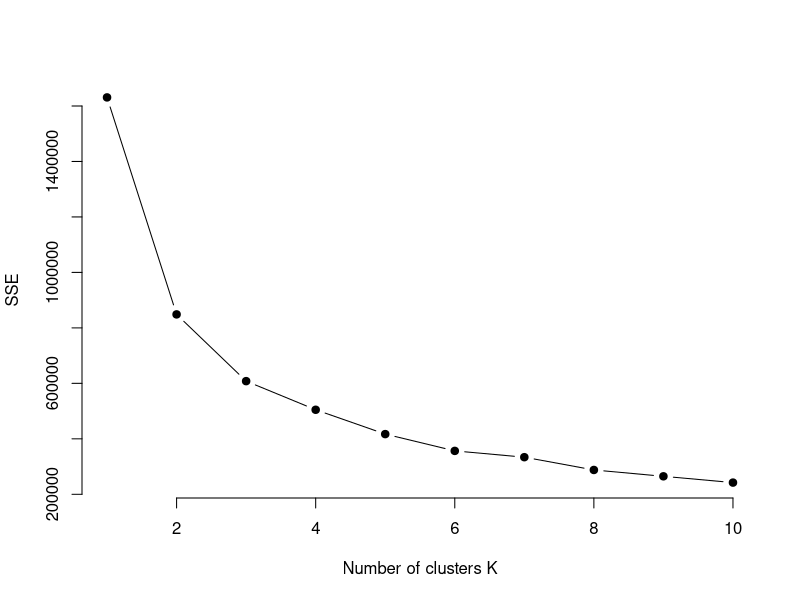
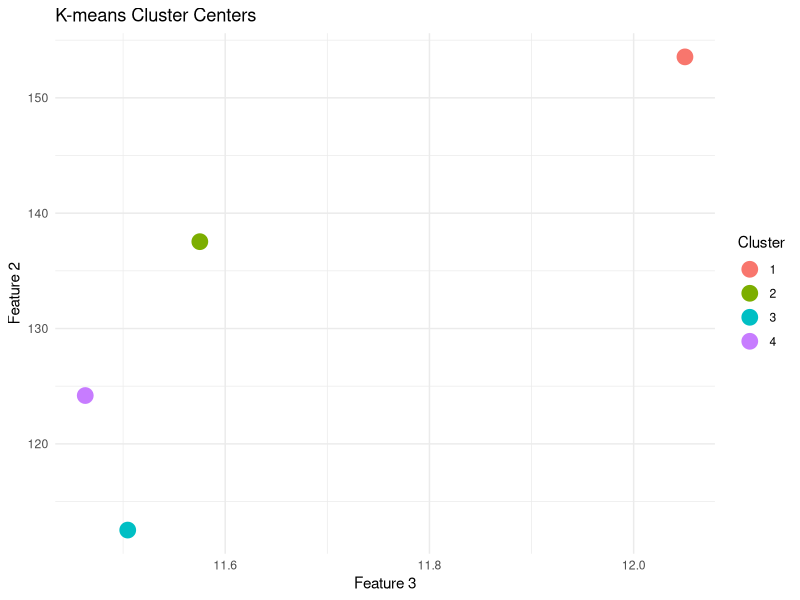
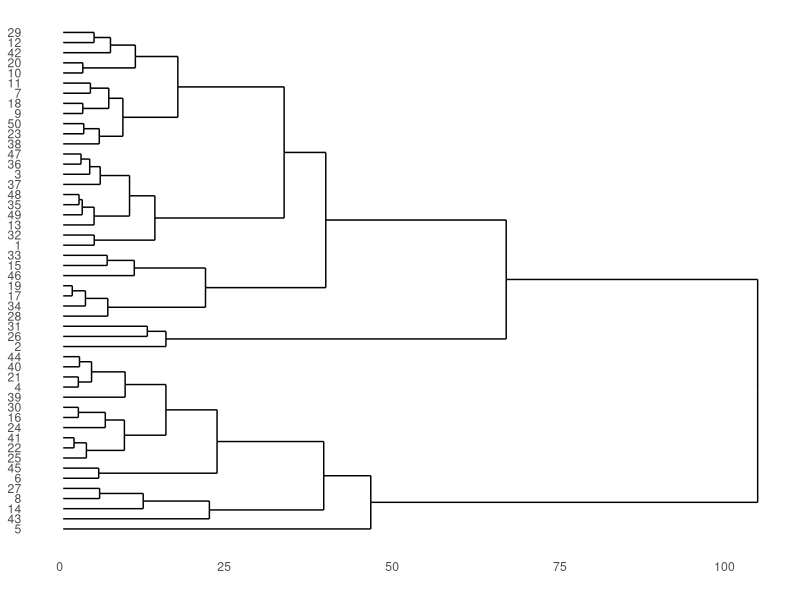
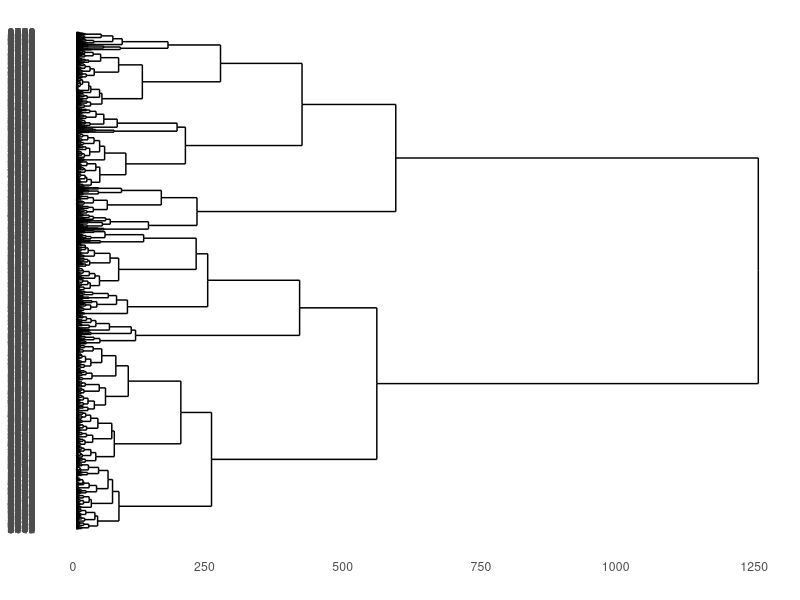
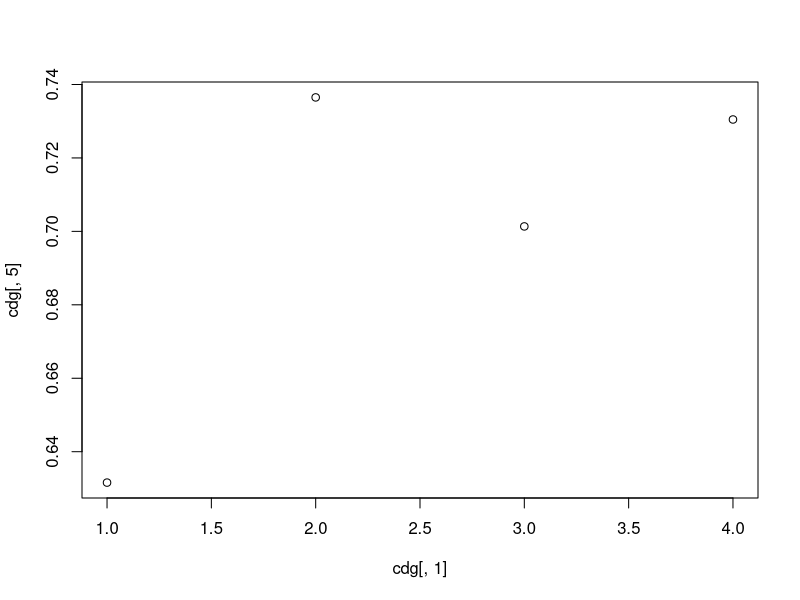
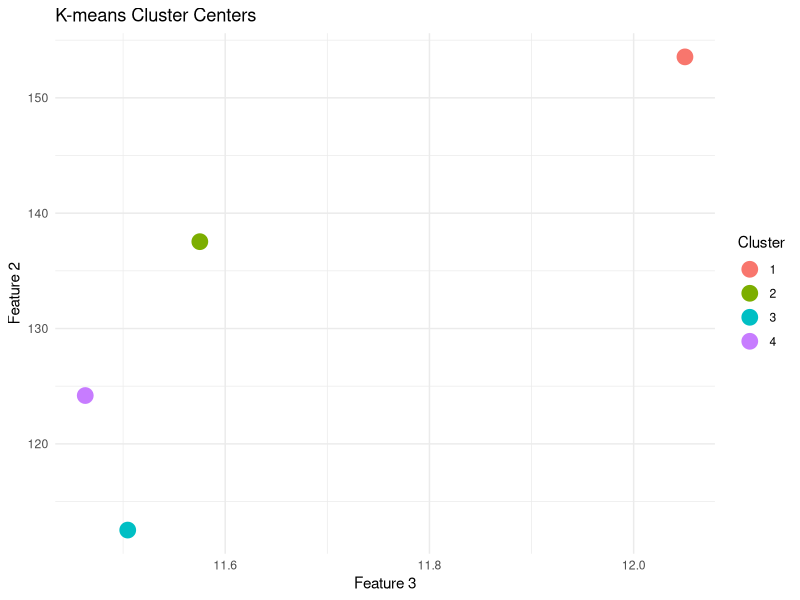
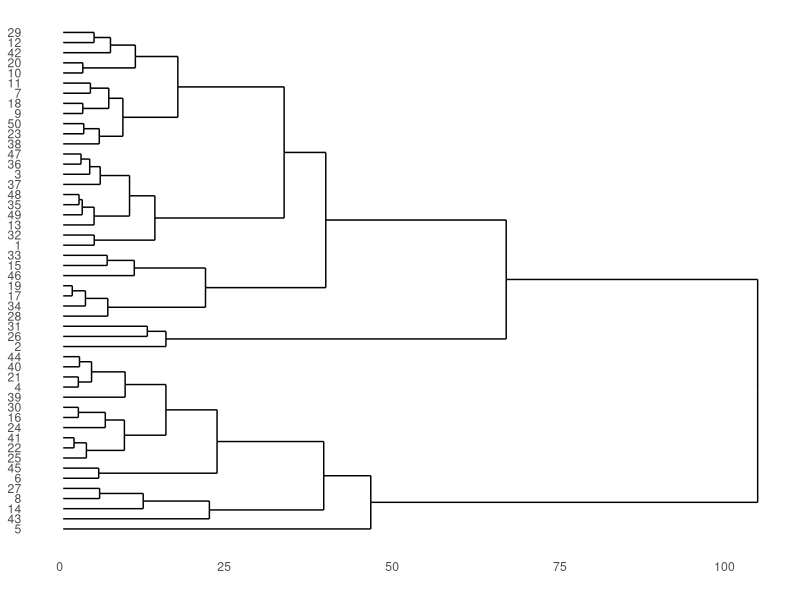
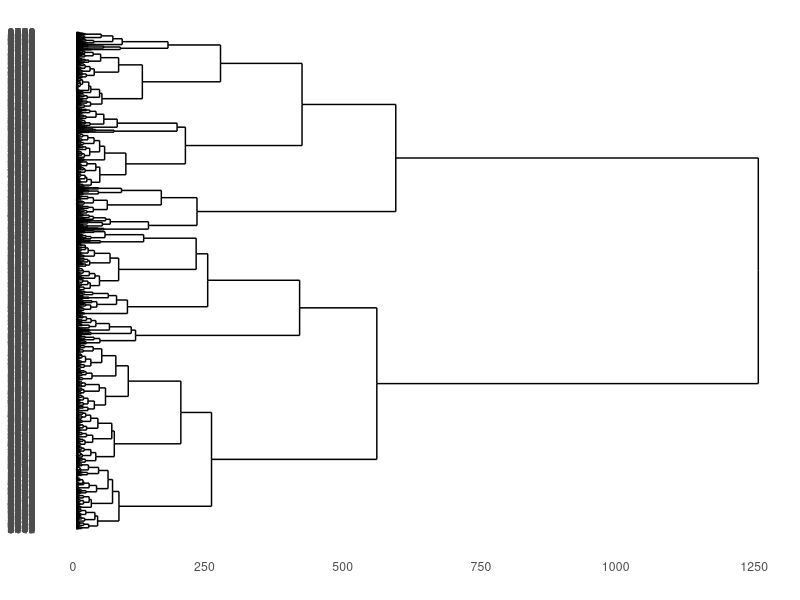

The R script that drew these images, in order:
library(ggplot2)
library(ggdendro)
library(cluster)

dd <- read.csv("data_preprocessed.csv", stringsAsFactors = T)

# set a list of numerical variables
numeriques <- which(sapply(dd, is.numeric))
numeriques

dcon <- dd[, numeriques]

# KMEANS CLUSTERING
set.seed(123)
sse <- sapply(1:10, function(k) {
  kmeans(dcon, k)$tot.withinss
})

plot(1:10, sse, type = "b", pch = 19, frame = FALSE, xlab = "Number of clusters K", ylab = "SSE")

# K-means clustering
k <- 4
k1 <- kmeans(dcon, k)

print(k1)

attributes(k1)

k1$size

k1$withinss

k1$centers

# LETS COMPUTE THE DECOMPOSITION OF INERTIA

Bss <- sum(rowSums(k1$centers^2)*k1$size)
Bss
Wss <- sum(k1$withinss)
Wss
Tss <- k1$totss
Tss

Bss+Wss

Ib1 <- 100*Bss/(Bss+Wss)
Ib1


centers_df <- as.data.frame(k1$centers)
centers_df$cluster <- rownames(centers_df)

ggplot(centers_df, aes(x = centers_df[, 3], y = centers_df[, 2], color = cluster)) +
  geom_point(size = 5) +
  labs(
    title = "K-means Cluster Centers",
    x = "Feature 3",
    y = "Feature 2",
    color = "Cluster"
  ) +
  theme_minimal()

ggsave("outputs/clustering/kmeans_centers.png")

# Hierarchical clustering

dist_matrix <- dist(dcon[1:50, ])
h1 <- hclust(dist_matrix, method = "ward.D2")

ggdendrogram(h1, rotate = T)
ggsave("outputs/clustering/hierarchical_clustering.png")

dist_matrix <- dist(dcon)
h1 <- hclust(dist_matrix, method = "ward.D2")

ggdendrogram(h1, rotate = T)
ggsave("outputs/clustering/hierarchical_clustering_all.png")

# Cut the dendogram
c1 <- cutree(h1, k = 4)

cdg <- aggregate(dcon, by = list(cluster = c1), FUN = mean)

plot(cdg[, 1], cdg[, 5])

# compare numerical variables
for (i in 1:length(numeriques)) {
  for (j in i:length(numeriques)) {
    if (i != j) { # Avoid self-pairing
      p <- ggplot(dcon, aes(x = dcon[, i], y = dcon[, j], color = as.factor(c1))) +
        geom_point(size = 2) +
        labs(
          title = "Clustering of data in 7 classes",
          x = names(dcon)[i],
          y = names(dcon)[j],
          color = "Class"
        ) +
        scale_color_brewer(palette = "Set1") +
        theme_minimal()

      ggsave(paste0("outputs/clustering/numvsnum/", names(dcon)[i], "_vs_", names(dcon)[j], ".png"), bg = "white", dpi = 300, width = 10, height = 6)
    }
  }
}


for (i in 1:length(numeriques)) {
  # Boxplot
  p <- ggplot(dcon, aes(x = as.factor(c1), y = dcon[, i], fill = as.factor(c1))) +
    geom_boxplot(alpha = 0.7) +
    labs(
      title = paste("Boxplot of ", names(dcon)[i], " by cluster"),
      x = "Class",
      y = names(dcon)[i],
      fill = "Class"
    ) +
    theme_minimal() +
    scale_fill_brewer(palette = "Set2")
  ggsave(paste0("outputs/clustering/boxplots/", names(dcon)[i], "_by_cluster.png"), plot = p, bg = "white", dpi = 300, width = 10, height = 6)
}
